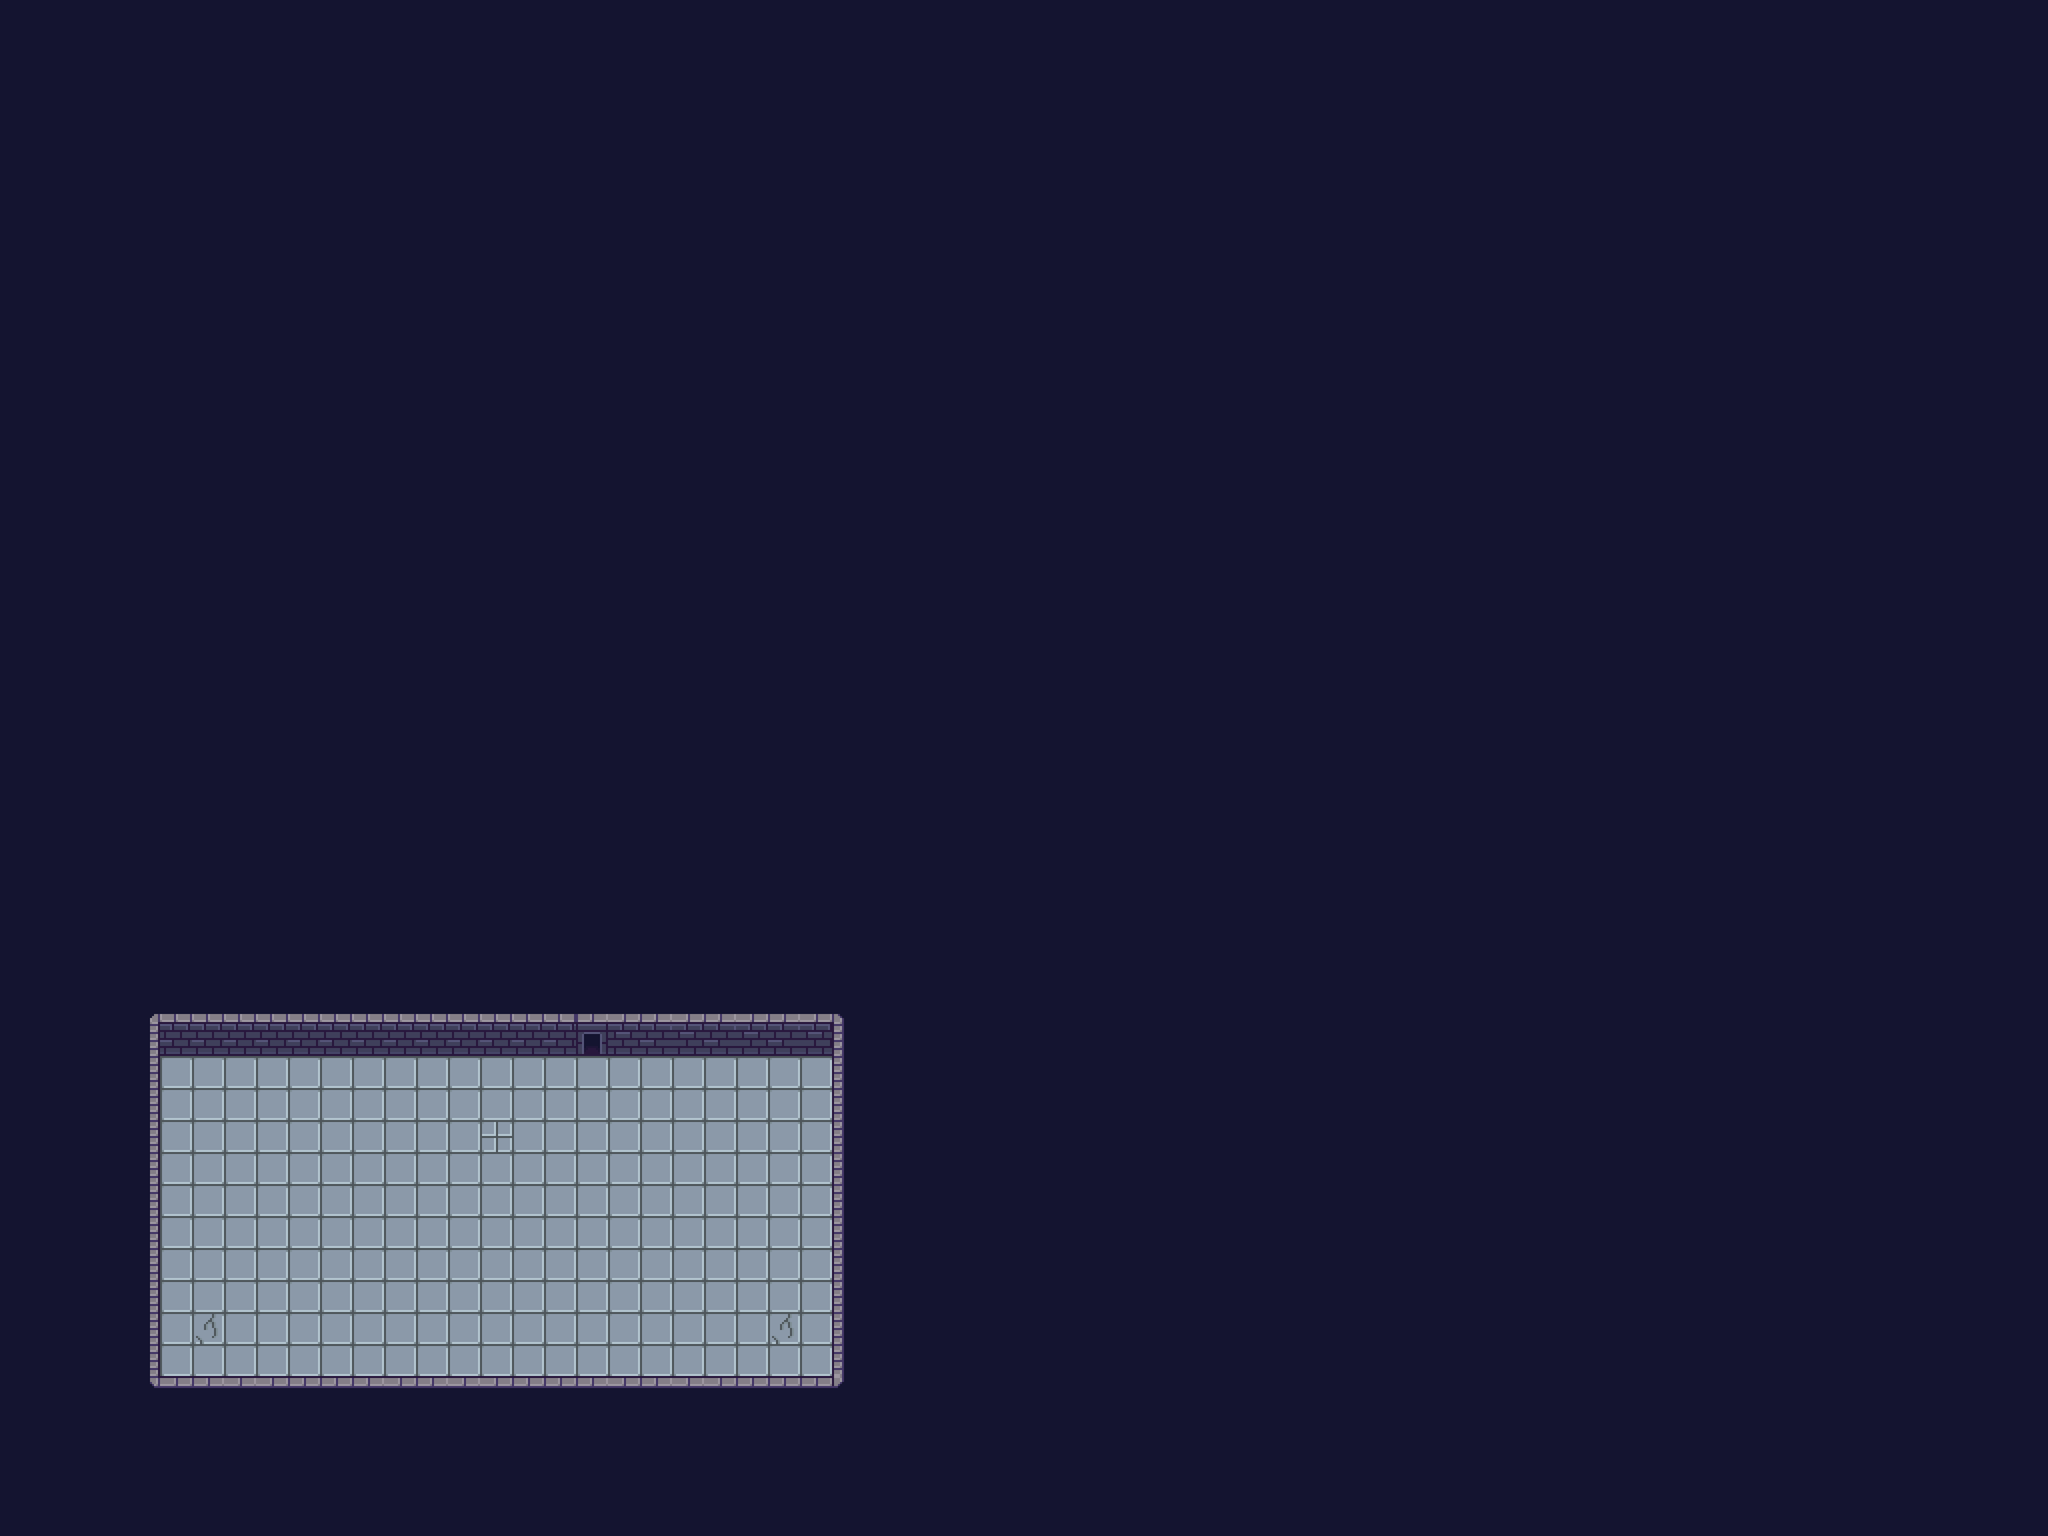

A 2D game scene composited from a Tiled map and its tileset images. What follows is a short description and the map's XML, with each tile layer's data collapsed to a summary:
An orthogonal 64x48 tile map with 64x64 px tiles, 3 tile layers (bg, tileLayer1, spawnLayer) and 4 objects.

<map version="1.5" tiledversion="1.7.0" orientation="orthogonal" renderorder="right-down" width="64" height="48" tilewidth="64" tileheight="64" infinite="0" nextlayerid="6" nextobjectid="7">
 <tileset firstgid="1" source="firstMapTileMap.tsx" />
 <layer id="2" name="bg" width="64" height="48">
  <data>[3072 cells, 3072 non-empty, 1 distinct tile ids]</data>
 </layer>
 <layer id="4" name="tileLayer1" width="64" height="48">
  <data>[3072 cells, 299 non-empty, 23 distinct tile ids]</data>
 </layer>
 <layer id="3" name="spawnLayer" width="64" height="48">
  <data>[3072 cells, 3 non-empty, 2 distinct tile ids]</data>
 </layer>
 <objectgroup id="5" name="walls">
  <object id="1" x="298.165" y="2020.43" width="1388.66" height="93.8282" />
  <object id="4" x="321.21" y="2751.53" width="1356.22" height="30.5914" />
  <object id="5" x="299.116" y="2115.91" width="18.6948" height="664.514" />
  <object id="6" x="1667.23" y="2115.91" width="20.3943" height="664.514" />
 </objectgroup>
</map>